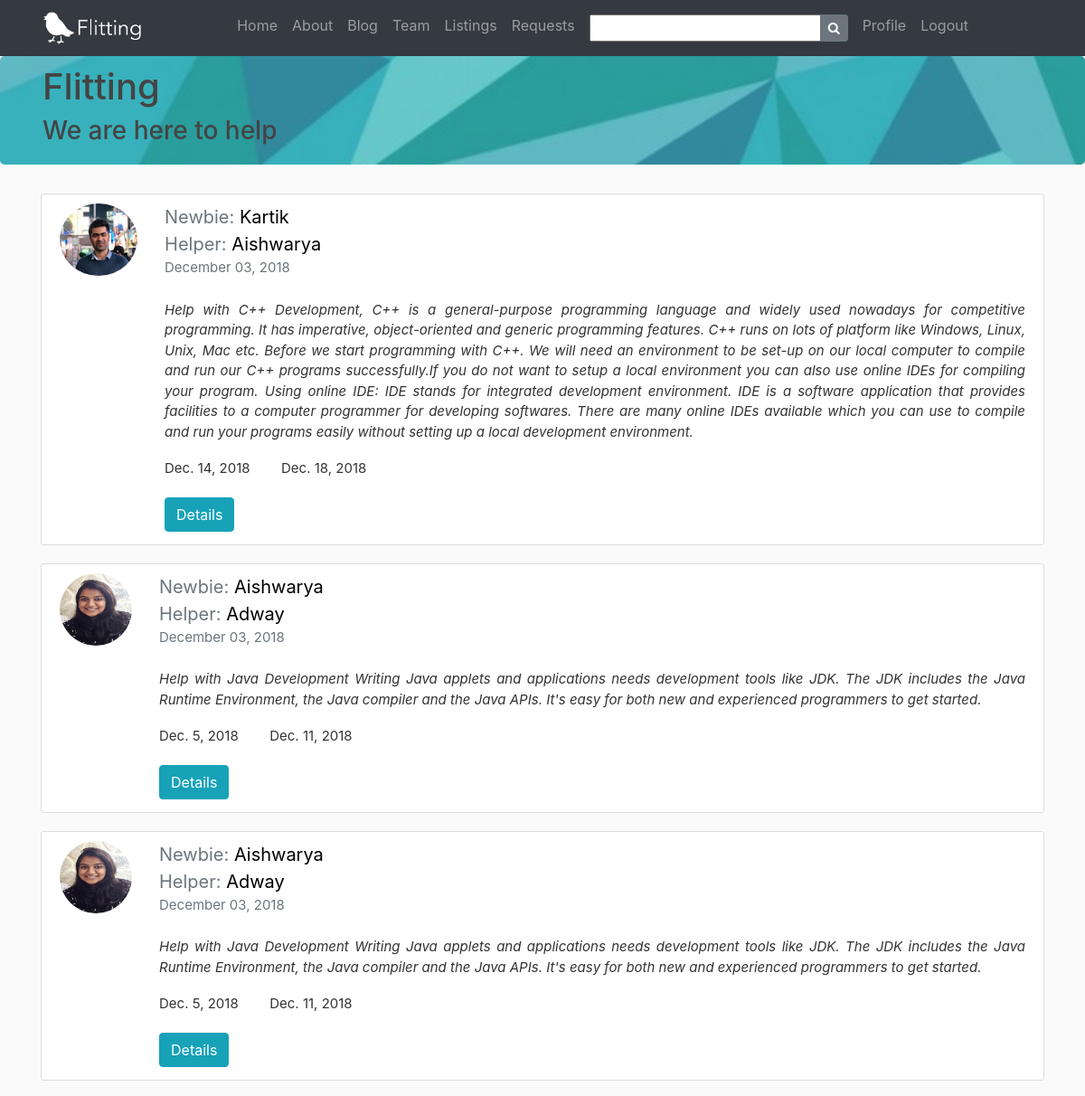
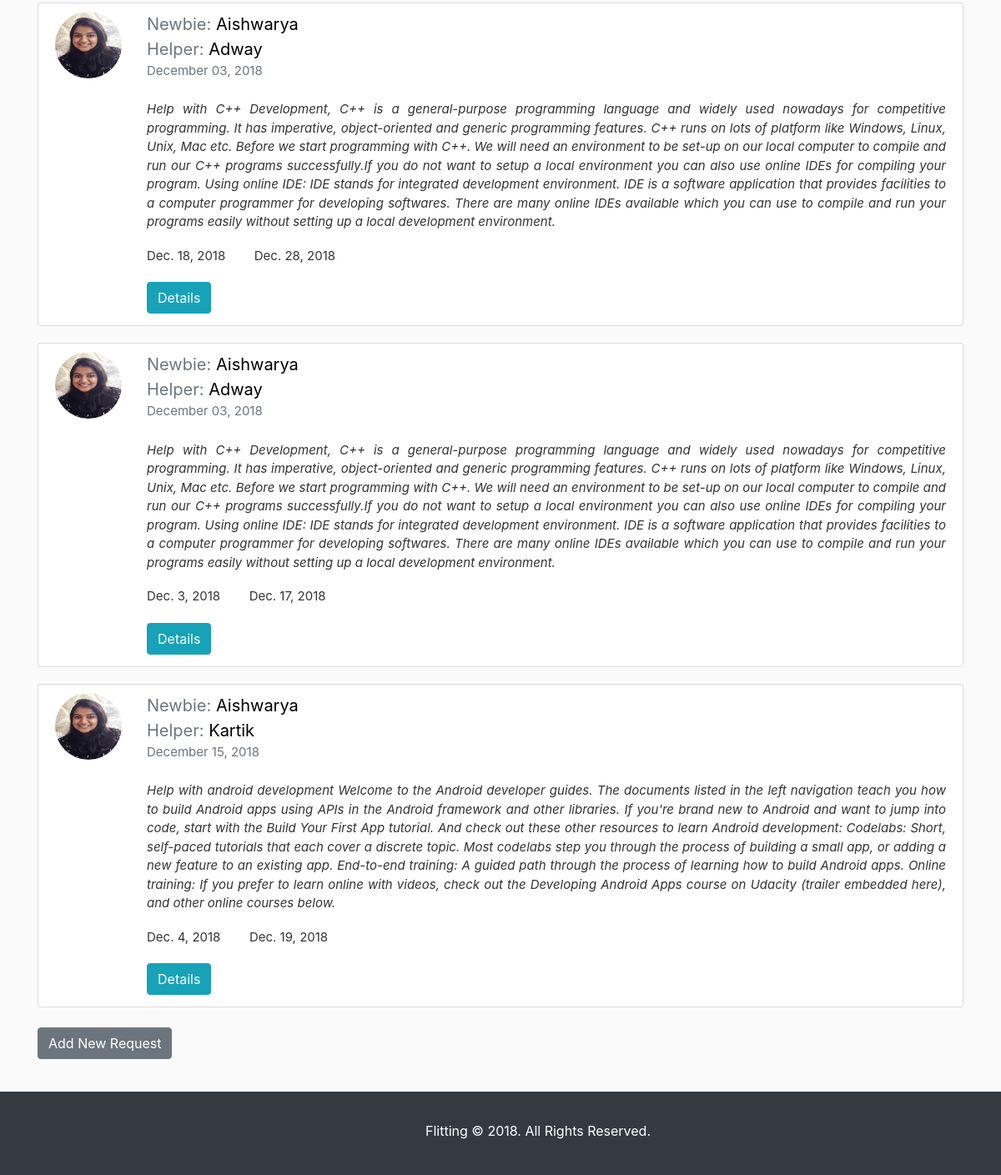
Page /flitting/request/ (signed in) on the committed database (2 pictures, top to bottom).
### flitting/models.py (models this page shows, shortened)
class Request(models.Model):
    helper = models.ForeignKey(User, on_delete= models.CASCADE,related_name='Request_helper')
    newbie =  models.ForeignKey(User, on_delete= models.CASCADE,related_name='Request_newbie')
    listing = models.ForeignKey(Listing, on_delete=models.PROTECT)
    description= models.TextField()
    isAccepted= models.BooleanField()
    startDate= models.DateField()
    endDate= models.DateField()
    date_posted = models.DateTimeField(default=timezone.now)

class Profile(models.Model):
    user =  models.OneToOneField(User,on_delete=models.CASCADE)
    image = models.ImageField(default='default.jpg', upload_to= 'profile_pics')
    phone = models.TextField()

class Listing(models.Model):
    user= models.ForeignKey(User, on_delete= models.CASCADE)
    city =  models.TextField()
    country = models.TextField()
    description= models.TextField()
    category= models.TextField()
    date_posted = models.DateTimeField(default=timezone.now)
    def __str__(self):
        return self.description

### flitting/views.py (the view)
# urls.py: path('request/', RequestListView.as_view(), name = 'request-home'),
class RequestListView(LoginRequiredMixin,ListView):
    model = Request
    template_name = 'flitting/request_home.html'
    context_object_name = 'Requests'
    ordering = ['-date_posted']
    def get_queryset(self):
        return self.model.objects.filter(Q(helper=self.request.user)|Q(newbie=self.request.user))

### flitting/templates/flitting/request_home.html (shortened to what this page needs)
{% extends "flitting/base.html"%}
{%block content%}
<div class = "container">
  {% for Requst in Requests %}
  <article class="media content-section">
    <img src= '{{Requst.newbie.profile.image.url}}' style= "height :80px" class = "rounded-circle article-img" >
   <div class="media-body">
     <div class="article-metadata">
       <div class="text-muted" style="margin-left:30px; font-size:20px"> Newbie:
       <a class="mr-2"  style="font-size:20px;color: black">{{ Requst.newbie}}</a>
      </div>
      <div class="text-muted" style="margin-left:30px; font-size:20px"> Helper:
       <a class="mr-2"  style="font-size:20px;color: black">{{ Requst.helper}}</a>
      </div>
       <div>
       <small class="text-muted" style="margin-left:30px;font-size:15px">{{ Requst.date_posted|date:"F d, Y" }}</small>
      </div>
     </div>
     <br>
     <p class="text-justify" style="margin-left:30px;">
     <a class="article-title" style="font-size:15px; font-style:italic;">{{Requst.listing}}</a>
    </p>
     <div>
     <a class="article-title" style="margin-left:30px; font-size:15px">{{Requst.startDate}}</a>
     <a class="article-title" style="margin-left:30px; font-size:15px">{{Requst.endDate }}</a>
    </div>
     <h4><a class="btn btn-info btn-md mt-1 mb-1" href="{% url 'request-detail' Requst.id%}" style="float:left;margin-left:30px">Details</a></h4>
   </div>
  </article>
  {% endfor %}
  <a class="btn btn-secondary btn-md mt-1 mb-1" href="{% url 'request-create'%}">Add New Request</a>
</div>
{%endblock content%}

### flitting/static/flitting/main.css (style rules this page uses)
body { background: #fafafa; color: #333333; }
h1, h2, h3, h4, h5, h6 { color: #444444; }
.content-section { background: #ffffff; padding: 10px 20px; border: 1px solid #dddddd; border-radius: 3px; margin-bottom: 20px; }
.article-title { color: #444444; }

### rows in the picture
Request: newbie.profile.image (picture), newbie "Kartik", helper "Aishwarya", date_posted "December 03, 2018", listing "Help with C++ Development, C++ is a general-purpose programming language and widely used nowadays for competitive programming. It has imperative, object-oriented and generic programming features. C++ runs on lots of platform like Windows, Linux, Unix, Mac etc. Before we start programming with C++. We will need an environment to be set-up on our local computer to compile and run our C++ programs successfully.If you do not want to setup a local environment you can also use online IDEs for compiling your program. Using online IDE: IDE stands for integrated development environment. IDE is a software application that provides facilities to a computer programmer for developing softwares. There…", startDate "Dec. 14, 2018", endDate "Dec. 18, 2018"
Request: newbie.profile.image (picture), newbie "Aishwarya", helper "Adway", date_posted "December 03, 2018", listing "Help with Java Development Writing Java applets and applications needs development tools like JDK. The JDK includes the Java Runtime Environment, the Java compiler and the Java APIs. It's easy for both new and experienced programmers to get started.", startDate "Dec. 5, 2018", endDate "Dec. 11, 2018"
Request: newbie.profile.image (picture), newbie "Aishwarya", helper "Adway", date_posted "December 03, 2018", listing "Help with Java Development Writing Java applets and applications needs development tools like JDK. The JDK includes the Java Runtime Environment, the Java compiler and the Java APIs. It's easy for both new and experienced programmers to get started.", startDate "Dec. 5, 2018", endDate "Dec. 11, 2018"
Request: newbie.profile.image (picture), newbie "Aishwarya", helper "Adway", date_posted "December 03, 2018", listing "Help with C++ Development, C++ is a general-purpose programming language and widely used nowadays for competitive programming. It has imperative, object-oriented and generic programming features. C++ runs on lots of platform like Windows, Linux, Unix, Mac etc. Before we start programming with C++. We will need an environment to be set-up on our local computer to compile and run our C++ programs successfully.If you do not want to setup a local environment you can also use online IDEs for compiling your program. Using online IDE: IDE stands for integrated development environment. IDE is a software application that provides facilities to a computer programmer for developing softwares. There…", startDate "Dec. 18, 2018", endDate "Dec. 28, 2018"
Request: newbie.profile.image (picture), newbie "Aishwarya", helper "Adway", date_posted "December 03, 2018", listing "Help with C++ Development, C++ is a general-purpose programming language and widely used nowadays for competitive programming. It has imperative, object-oriented and generic programming features. C++ runs on lots of platform like Windows, Linux, Unix, Mac etc. Before we start programming with C++. We will need an environment to be set-up on our local computer to compile and run our C++ programs successfully.If you do not want to setup a local environment you can also use online IDEs for compiling your program. Using online IDE: IDE stands for integrated development environment. IDE is a software application that provides facilities to a computer programmer for developing softwares. There…", startDate "Dec. 3, 2018", endDate "Dec. 17, 2018"
Request: newbie.profile.image (picture), newbie "Aishwarya", helper "Kartik", date_posted "December 15, 2018", listing "Help with android development Welcome to the Android developer guides. The documents listed in the left navigation teach you how to build Android apps using APIs in the Android framework and other libraries. If you're brand new to Android and want to jump into code, start with the Build Your First App tutorial. And check out these other resources to learn Android development: Codelabs: Short, self-paced tutorials that each cover a discrete topic. Most codelabs step you through the process of building a small app, or adding a new feature to an existing app. End-to-end training: A guided path through the process of learning how to build Android apps. Online training: If you prefer to learn…", startDate "Dec. 4, 2018", endDate "Dec. 19, 2018"
